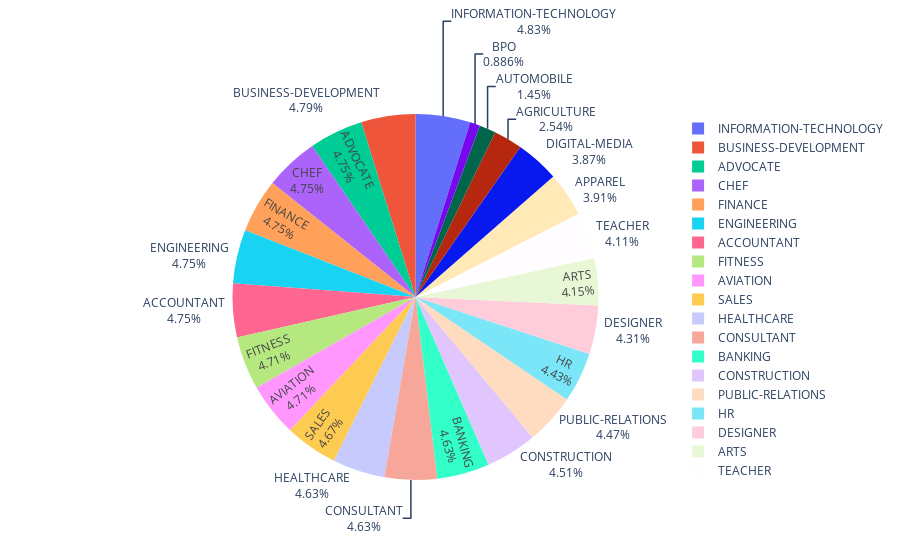

Notebook code cell kept with this figure:
### Code cell
fig = px.pie(df, names='Category')
fig.update_traces(textinfo = 'percent+label')
fig.show()

### Figure 1 — Plotly figure (JSON) as saved in the notebook; plotly's stock layout.template omitted (floating-point values rounded to 4 significant figures; data arrays with more than 128 entries replaced by an {"elided": "..."} marker saying what was removed)
{"data": [{"domain": {"x": [0, 1], "y": [0, 1]}, "hovertemplate": "Category=%{label}<extra></extra>", "labels": {"elided": "2483 str values"}, "legendgroup": "", "name": "", "showlegend": true, "textinfo": "percent+label", "type": "pie"}], "layout": {"legend": {"tracegroupgap": 0}, "margin": {"t": 60}}}
